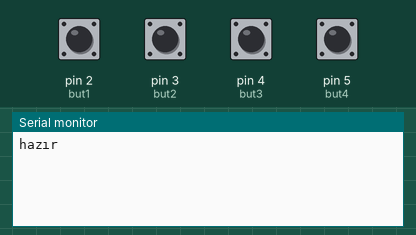
Recording of a sketch running on a simulated Arduino Uno, built with avr-gcc and run on an emulated ATmega328P. On the bench: the last lines printed to the serial monitor. The test bench sets the inputs (shaded band); at power-on: pin 2 (but1), pin 3 (but2), pin 4 (but3), pin 5 (but4) LOW. No radio packets arrive unless stated.

Above: at 1.2 s.
1.3 s: pin 2 (but1) pulled HIGH for 0.15 s
At 1.9 s:
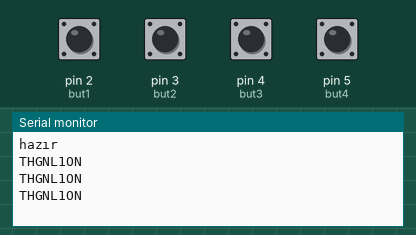
2.9 s: pin 3 (but2) pulled HIGH for 0.15 s
At 4.2 s:
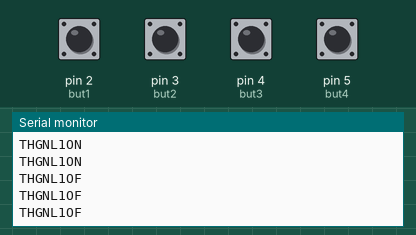
4.5 s: pin 4 (but3) pulled HIGH for 0.15 s
At 5.6 s:
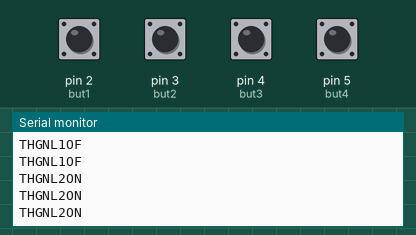
6.1 s: pin 5 (but4) pulled HIGH for 0.15 s
At 6.8 s:
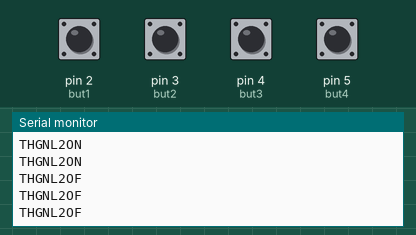

The sketch:

RMTCNT.ino
```cpp
/************ HOME *************
 onbahce ısıkları açma kapama remote kontrol
 ****************************/


#include <RH_ASK.h>
#include <SPI.h> // Not actually used but needed to compile

RH_ASK driver;

//char *controller;


int but1 = 2;
int but2 = 3;

int but3 = 4;
int but4 = 5;

int buttonState = 0;
void setup() {
  digitalWrite ( but1 , LOW);
  digitalWrite ( but2 , LOW);
  digitalWrite ( but3 , LOW);
  digitalWrite ( but4 , LOW);

   pinMode(but1, INPUT);
   pinMode(but2, INPUT);
   pinMode(but3, INPUT);
   pinMode(but4, INPUT);


  Serial.begin(115200);
  if (!driver.init()) Serial.println("FHRFOFAA");
  Serial.println("hazır");

}

void loop()
{

  buttonState = digitalRead(but1);
  if ( buttonState == HIGH) { rdgonder ("THGNL1ON");
   return;
  }


  buttonState = digitalRead(but2);
  if ( buttonState == HIGH) { rdgonder ("THGNL1OF");
   return;
  }


  buttonState = digitalRead(but3);
  if ( buttonState == HIGH) { rdgonder ("THGNL2ON");
   return;
  }


    buttonState = digitalRead(but4);
  if ( buttonState == HIGH) { rdgonder ("THGNL2OF");
   return;
  }


}


void rdgonder(String rdgiden) //
{
  //Serial.println(rdgiden);
  char *msg = "FHNNNNNN";
  rdgiden.toCharArray(msg,9);
  driver.send((uint8_t *)msg, strlen(msg));
  driver.waitPacketSent();
 Serial.println(msg);
 // Serial.println("Hello World!");
  delay(10);
 }
```

Measured:
- after the input at 1.3 s, the serial monitor: prints a new line after 0.06 s (image 1)
- after the input at 2.9 s, the serial monitor: prints a new line after 0.06 s (image 2)
- after the input at 4.5 s, the serial monitor: prints a new line after 0.06 s (image 3)
- after the input at 6.1 s, the serial monitor: prints a new line after 0.06 s (image 4)
